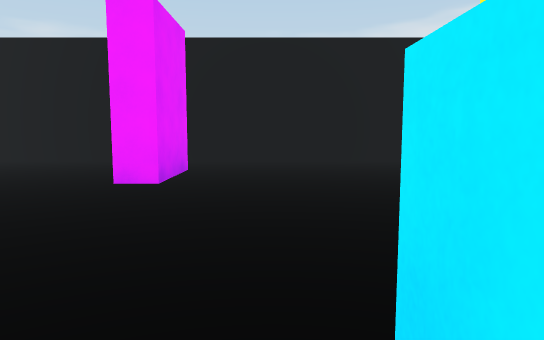
[1] (above)

20 first-person views from a walk through a Unity game level. The camera is 1.2 m above the floor, tilts 6° down and sees 70° across. The floor is counted in squares, 2 m on a side. Each view is taken from the middle of a square. On the plan, view 1 faces up. The plan holds only what a view shows up to about 11 squares ahead; the rest is blank. Surface patterns are stand-ins for the level's own textures.

[2]
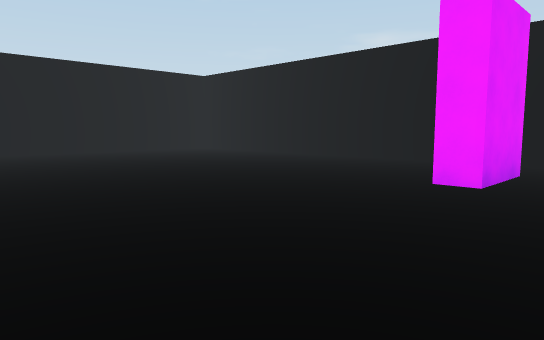

[3]
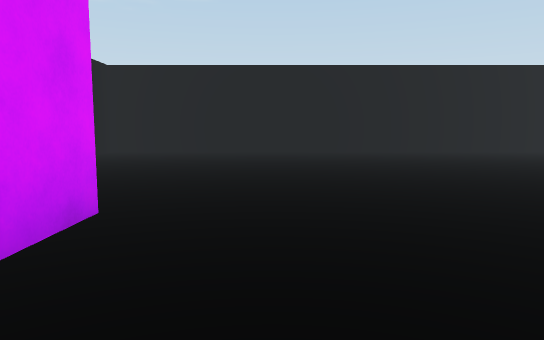

[4]
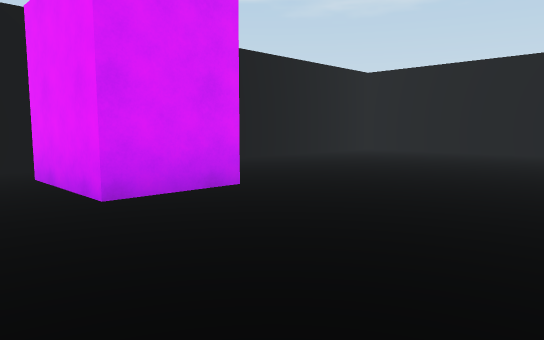

[5]
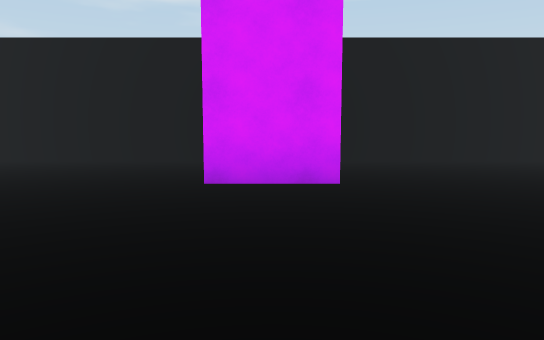

[6]
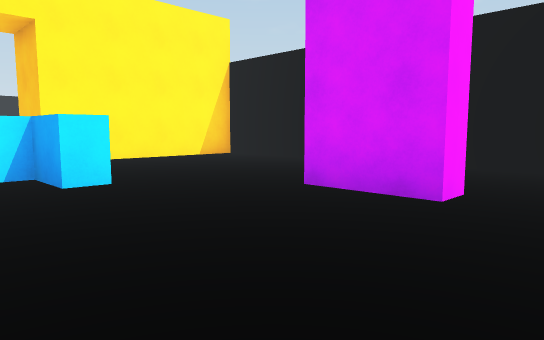

[7]
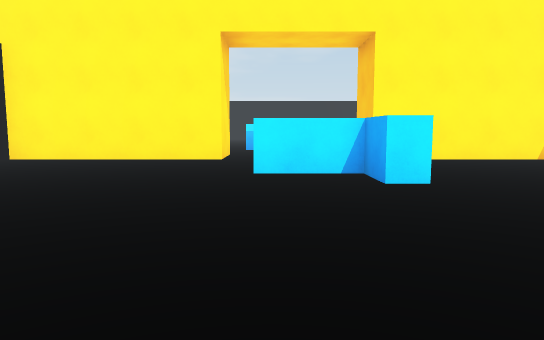

[8]
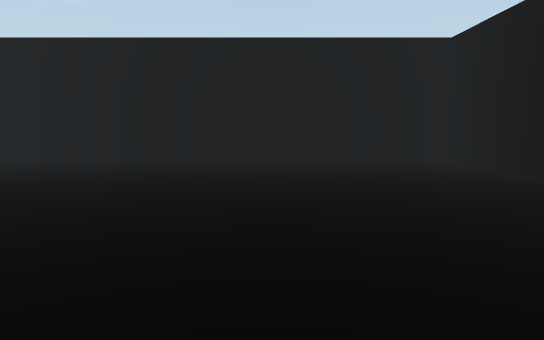

[9]
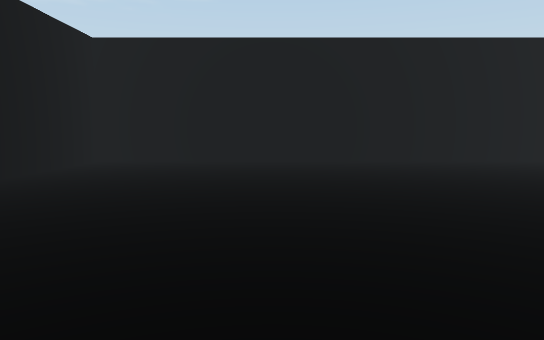

[10]
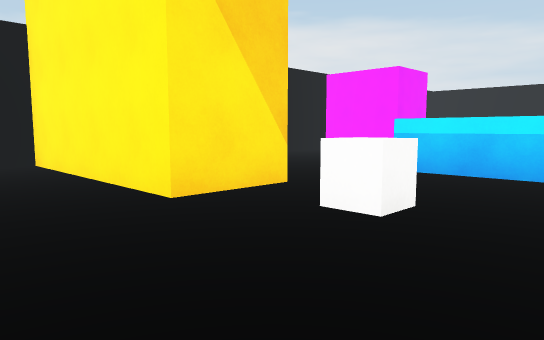

[11]
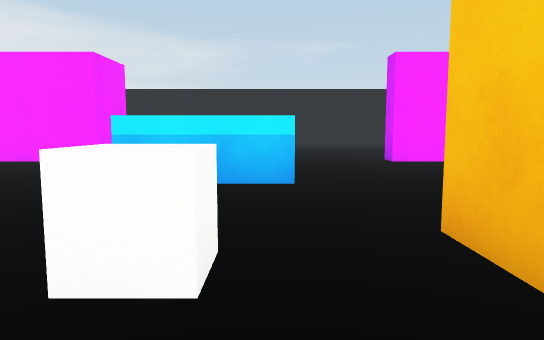

[12]
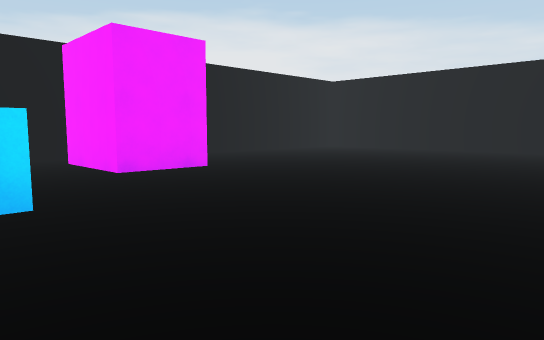

[13]
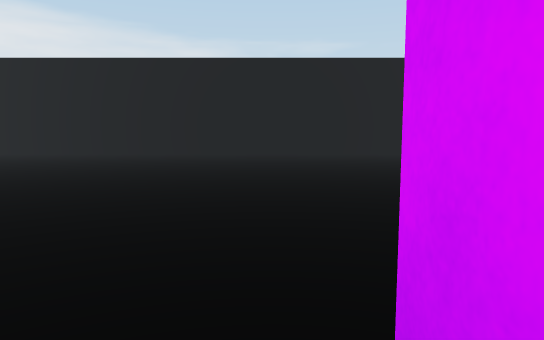

[14]
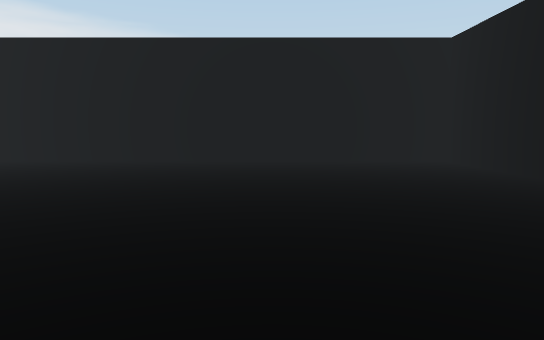

[15]
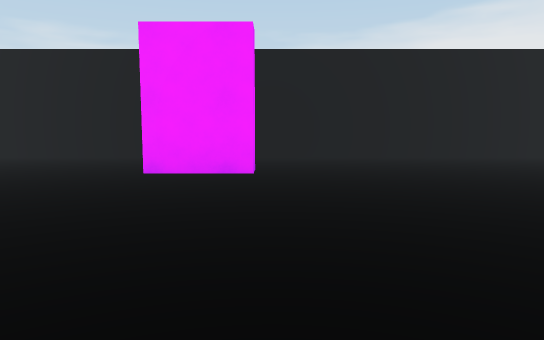

[16]
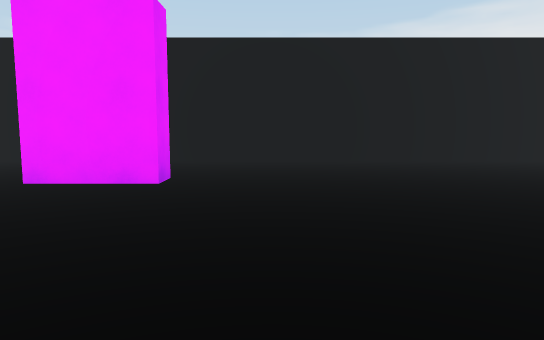

[17]
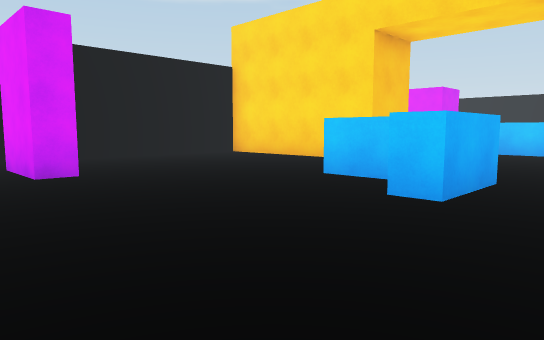

[18]
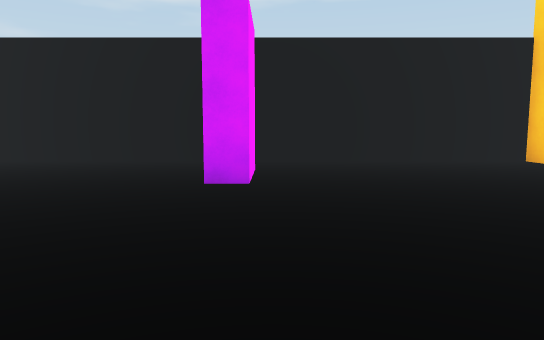

[19]
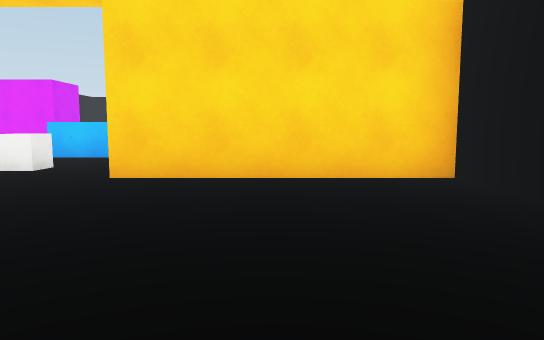

[20]
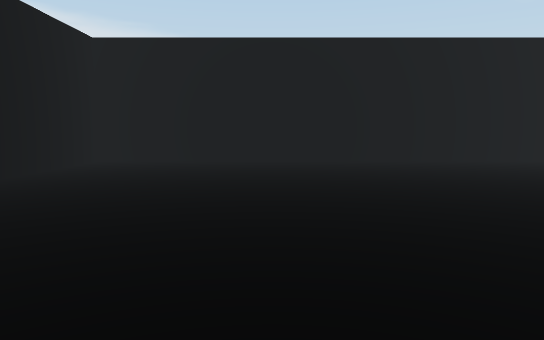

### Floor plan
Points are (right, up) in squares from view 1. A wall is a line through its corners. A room is listed if a view was taken in it or the views show most of it. See-through windows are left out.
Room 1 (views 1, 2, 3, 4, 5, 6, 7, 8, 9, 10, 11)
walls: (-2.8, -1.9) (-2.8, -1.2) (-1.2, -1.2) (-1.2, -3.2); (0.3, 0.1) (0.3, 0.7) (1.2, 0.7) (1.2, 2); (-1.2, 5.9) (-1.2, 4.2) (-1.8, 4.2); (1.7, 2.1) (1.7, 0.2); (3.7, 3) (3.7, 7.3) (-10.2, 7.3) (-10.2, -4.2) (3.7, -4.2) (3.7, 0)
ways out: opening at (4.5, 1.5) to room 2
Room 2 (views 12, 13, 14, 15, 16, 17, 18, 19, 20)
walls: (11.8, 4.8) (11.8, 4.2) (10.3, 4.2) (10.3, 6.2); (10.3, -2.6) (10.3, -1.2) (10.7, -1.2) (10.7, -2.8); (7.7, 1.8) (7.7, 1); (7.3, 0.9) (7.3, 2.8) (8.7, 2.8) (8.7, 2.2); (16.6, -4.2) (19.2, -4.2) (19.2, 7.3) (5.2, 7.3) (5.2, 3) (3.7, 3); (3.7, 0) (5.2, 0) (5.2, -4.2) (15.1, -4.2)
ways out: opening at (4.5, 1.5) to room 1
objects: other object (4, 2)

Where each view was taken, in squares from view 1:
view 1: 0 up, 0 right, facing up
view 2: 0 up, 0 right, facing up-left
view 3: 0 up, 0 right, facing left
view 4: 2 up, 0 right, facing down-left
view 5: 3 up, 2 left, facing down
view 6: 2 up, 4 left, facing down-right
view 7: 2 up, 4 left, facing right
view 8: 4 up, 3 left, facing left
view 9: 1 down, 3 left, facing left
view 10: 0 up, 2 right, facing up-right
view 11: 1 up, 3 right, facing right
view 12: 1 down, 8 right, facing up-right
view 13: 1 down, 10 right, facing right
view 14: 1 down, 12 right, facing right
view 15: 1 down, 12 right, facing up
view 16: 0 up, 13 right, facing up
view 17: 4 up, 12 right, facing down-left
view 18: 3 up, 10 right, facing down
view 19: 5 up, 10 right, facing left
view 20: 4 up, 12 right, facing right
